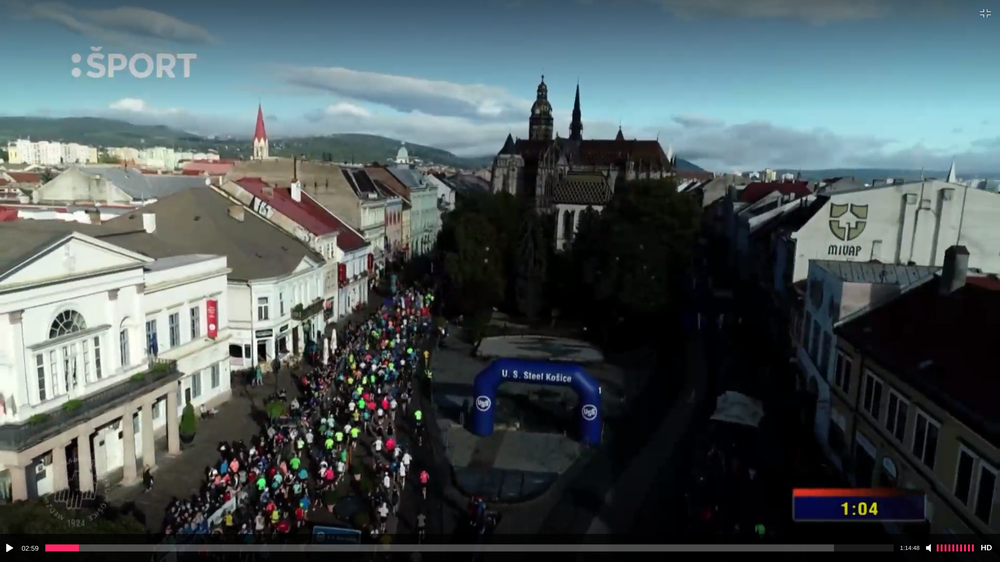
#> input picture du1/mmm.png, 1000 x 562 px, shrunk from 2560 x 1440 before the run
$ python ano_du1.py
#> lines starting #> are read from the running program, lines starting #| are printed output that depends on the picture
#> further down, img is the input picture: shape (562, 1000, 3); mean B, G, R 90.2, 88.3, 77.2
import matplotlib.pyplot as plt
import cv2 as cv2
import numpy as np

def show(image, dpi, title):
    plt.figure(dpi=dpi)
    plt.title(title)
    plt.imshow(image, cmap='gray')
    plt.show()
    plt.close()

def sedotonovy():
    img_cierny = cv2.cvtColor(img, cv2.COLOR_RGB2GRAY)
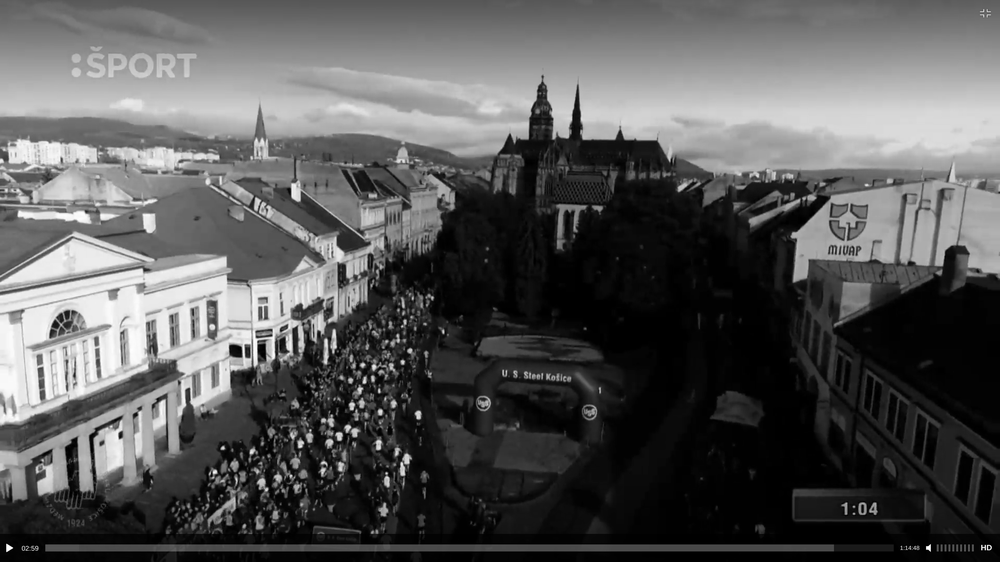
#> img_cierny: shape (562, 1000); min 0, max 255, mean 87.6
    cv2.imwrite("mmm_cierny.png", img_cierny)
    show(img_cierny, 200, "povodny obrazok na sedotonovy")
    # cierny obrazok basic
def histogram():
    img_cierny = cv2.cvtColor(img, cv2.COLOR_RGB2GRAY)
    hist = cv2.calcHist([img_cierny], [0], None, [256], [0, 256])
#> hist = 256 values, max 20998 at index 1, min 4 at index 254, mean 2195.3
    plt.plot(hist)
    plt.xlabel('Pixel Intensity')
    plt.ylabel('Frequency')
    plt.title("histogram")
    plt.savefig("histogram.png", bbox_inches='tight')
#> figure, not shown here; curve peaks at x = 1, y = 20998

    # spravim histogram zo sedotonoveho obrazka, ulozim si plt

    histogram_image = cv2.imread("histogram.png")
    histogram_image = cv2.cvtColor(histogram_image, cv2.COLOR_BGR2GRAY)
#> histogram_image: shape (455, 589)

    # nacitam si to ako obrazok, plt malo shape (256,1)

    x_offset = img_cierny.shape[1] - histogram_image.shape[1]
#> x_offset = 411
    y_offset = img_cierny.shape[0] - histogram_image.shape[0]
#> y_offset = 107

    # mam offsety aby som dal obrazok do praveho dolneho rohu

    print(histogram_image.shape)
#| (455, 589)
    print(x_offset, y_offset)
#| 411 107

    img_cierny[y_offset:y_offset + histogram_image.shape[0],
    x_offset:x_offset + histogram_image.shape[1]] = histogram_image
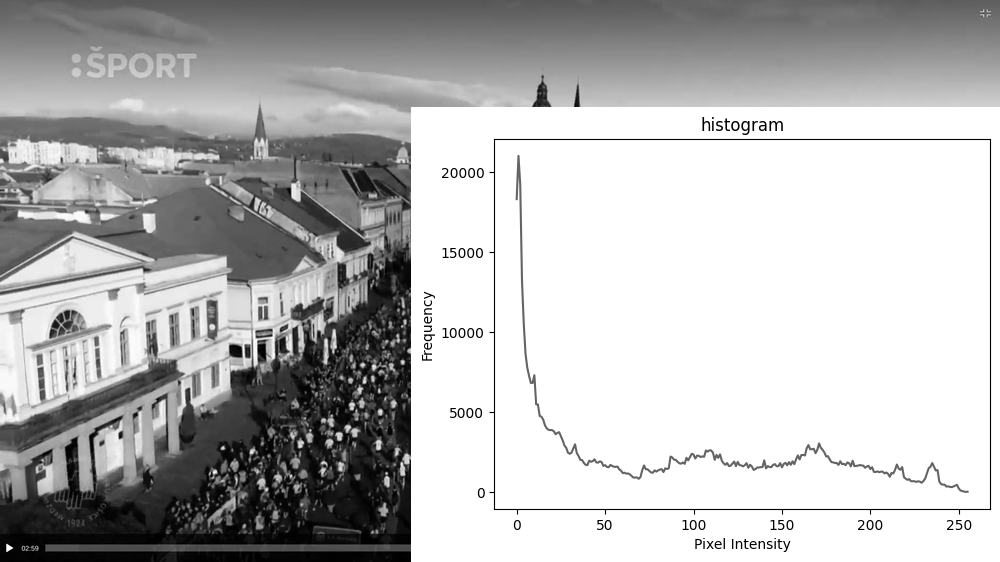
#> img_cierny: shape (562, 1000); min 0, max 255, mean 184.2

    show(img_cierny, 200, "sedotonovy obrazok a histogramom")
    plt.close()
    # obrazok s histogramom, ciernobiele

def vyhladzovanie():
    img = cv2.imread('mmm.png', 0)
#> img: shape (562, 1000); min 0, max 255, mean 84.7

    # vyhladzovanie podla stranky

    hist, bins = np.histogram(img.flatten(), 256, [0, 256])
#> hist = 256 values, max 34031 at index 0, min 7 at index 254, mean 2195.3; bins = 257 values from 0 to 256
    cdf = hist.cumsum()
#> cdf = 256 values from 34031 to 562000
    cdf_normalized = cdf * hist.max() / cdf.max()
#> cdf_normalized = 256 values from 2060.7 to 34031

    plt.plot(cdf_normalized, color='b')
    plt.hist(img.flatten(), 256, [0, 256], color='r')
    plt.xlim([0, 256])
    plt.title("before eq")
    plt.xlabel('Pixel Intensity')
    plt.ylabel('Frequency')
    plt.legend(('cdf', 'histogram'), loc='upper left')
    plt.savefig("histogram_before_ge.png", bbox_inches='tight')
#> figure, not shown here; tallest bar 34031 high, from x = 0 to 1; curve peaks at x = 255, y = 34031
    plt.show()

    # vyhladzovanie
    cdf_m = np.ma.masked_equal(cdf, 0)
    cdf_m = (cdf_m - cdf_m.min()) * 255 / (cdf_m.max() - cdf_m.min())
    cdf = np.ma.filled(cdf_m, 0).astype('uint8')
#> cdf = 256 values from 0 to 255
    img2 = cdf[img] # vyhladeny obrazok
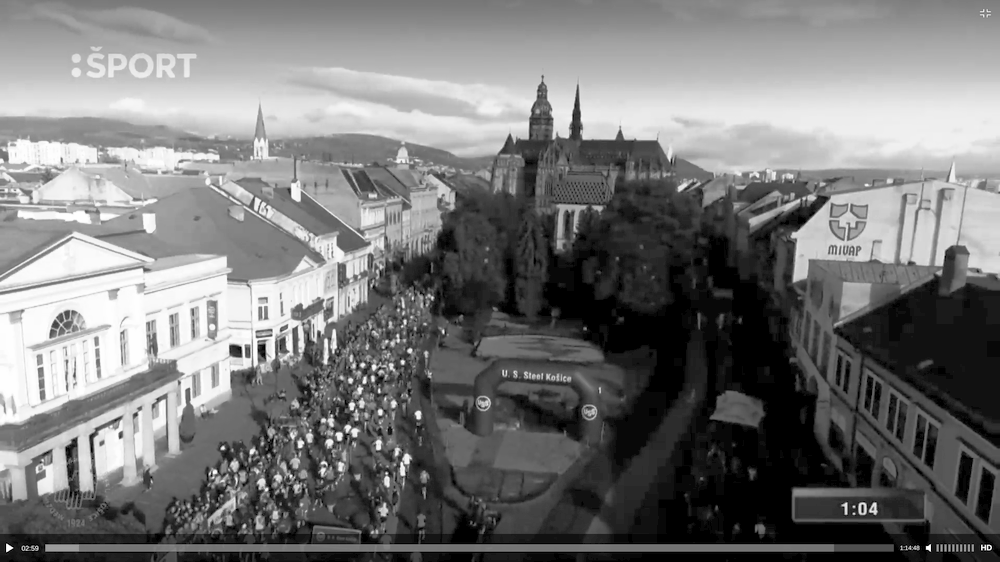
#> img2: shape (562, 1000); min 0, max 255, mean 120.2
    hist2, bins2 = np.histogram(img2.flatten(), 256, [0, 256])
#> hist2 = 256 values, max 34031 at index 0, min 0 at index 1, mean 2195.3; bins2 = 257 values from 0 to 256
    cdf2 = hist2.cumsum()
#> cdf2 = 256 values from 34031 to 562000
    cdf2_normalized = cdf2 * hist2.max() / cdf2.max()
#> cdf2_normalized = 256 values from 2060.7 to 34031

    plt.plot(cdf2_normalized, color='b')  # Plot CDF in blue
    plt.hist(img2.flatten(), 256, [0, 256], color='r')
    plt.xlim([0, 256])
    plt.title("after eq")
    plt.xlabel('Pixel Intensity')
    plt.ylabel('Frequency')
    plt.legend(('cdf', 'histogram'), loc='upper left')
    plt.savefig("histogram_after_ge.png", bbox_inches='tight')
#> figure, not shown here; tallest bar 34031 high, from x = 0 to 1; curve peaks at x = 255, y = 34031
    plt.show()

    # ukazany vyhladeny obrazok
    cv2.imwrite("mmm_vyhladeny.png", img2)
    show(img2, 200, "")


def equlization_in_OPENCV():
    # tu len som skusal equalizaciu priamo z opencv
    img = cv2.imread('mmm.png', 0)
    equ = cv2.equalizeHist(img)
    res = np.hstack((img, equ))  # stacking images side-by-side
    cv2.imwrite('mmm_eqOPENCV.png', res)
    show(res, 300, "")


def clahe_eq():
    # skuska clahe priamo na obrazok
    img = cv2.imread('mmm.png', 0)

    # create a CLAHE object (Arguments are optional).
    clahe = cv2.createCLAHE(clipLimit=2.0, tileGridSize=(8, 8))
    cl1 = clahe.apply(img)

    cv2.imwrite('mmm_clahe.jpg', cl1)
    show(cl1, 100, "")


def clahe_vyhladzovanie():
    # clahe vyhladzovanie na histogram
    img = cv2.imread('mmm.png', 0)

    clahe = cv2.createCLAHE(clipLimit=3.0, tileGridSize=(8, 8))
    clahef = clahe.apply(img)
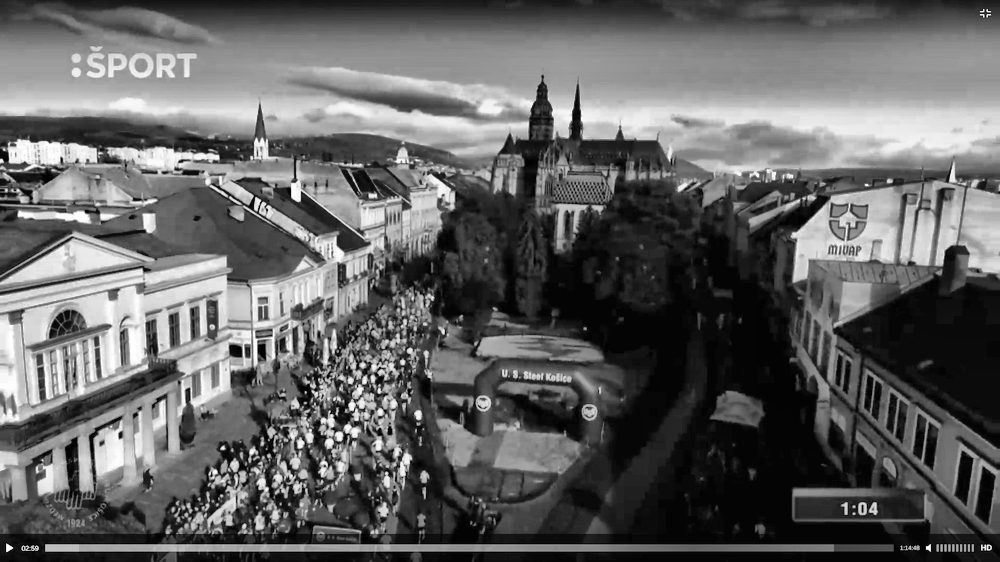
#> clahef: shape (562, 1000); min 0, max 255, mean 98.7

    hist, bins = np.histogram(clahef.flatten(),
                              bins=256,
                              range=[0, 256])
#> hist = 256 values, max 28259 at index 4, min 52 at index 0, mean 2195.3; bins = 257 values from 0 to 256
    cdf = hist.cumsum()
#> cdf = 256 values from 52 to 562000
    cdf_normalized = cdf / cdf.max()
#> cdf_normalized = 256 values from 9.25e-05 to 1

    fig, ax = plt.subplots(figsize=(5, 5))

    ax.hist(clahef.flatten(), bins=256, range=[0, 256], color='r', )
    ax.set_xlabel('Pixel Intensity')
    ax.set_xlim(0, 255)

    ax2 = ax.twinx()
    ax2.plot(cdf_normalized, color='b')
    ax2.set_ylabel('CDF')
    ax2.set_ylim(0, 1)

    # ulozim obrazok vyhladzovania
    plt.savefig("clahe.png", bbox_inches='tight')
#> figure, not shown here; panel 1: tallest bar 28259 high, from x = 4 to 5; panel 2: curve peaks at x = 255, y = 1
    plt.title("clahe vyhladzovanie")
    plt.show()
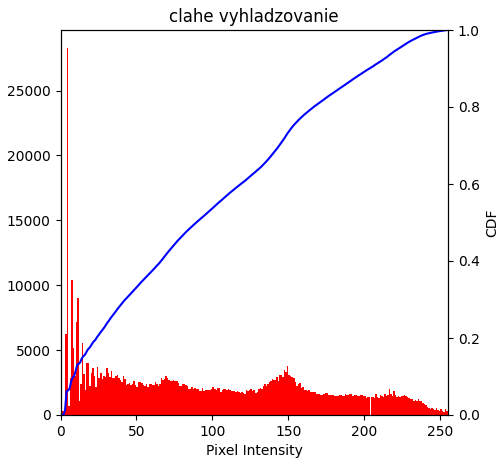
#> figure drawn by matplotlib, 2 panels; panel 1: tallest bar 28259 high, from x = 4 to 5; panel 2: curve peaks at x = 255, y = 1


def RGB():
    img = cv2.imread('mmm.png')  # bez nuly

    img_RGB = cv2.cvtColor(img, cv2.COLOR_BGR2RGB)

    # vypocitam histogram pre kazdu cast farby
    B_histo = cv2.calcHist([img_RGB], [0], None, [256], [0, 256])
#> B_histo = 256 values, max 42632 at index 0, min 45 at index 254, mean 2195.3
    G_histo = cv2.calcHist([img_RGB], [1], None, [256], [0, 256])
#> G_histo = 256 values, max 27148 at index 0, min 160 at index 255, mean 2195.3
    R_histo = cv2.calcHist([img_RGB], [2], None, [256], [0, 256])
#> R_histo = 256 values, max 17386 at index 3, min 2 at index 254, mean 2195.3

    # histogramy rgb
    plt.subplot(2, 2, 1)
    plt.plot(B_histo, 'b')
    plt.subplot(2, 2, 2)
    plt.plot(G_histo, 'g')
    plt.subplot(2, 2, 3)
    plt.plot(R_histo, 'r')
    plt.title("RGB obrazok")
    plt.show()
#> figure, not shown here; panel 1: curve peaks at x = 0, y = 42632; panel 2: curve peaks at x = 0, y = 27148; panel 3: curve peaks at x = 3, y = 17386

    # vezmem si cely obrazok, kazdu farbu
    B = img_RGB[:, :, 0]  # blue layer
    G = img_RGB[:, :, 1]  # green layer
    R = img_RGB[:, :, 2]  # red layer

    # equlizujem pomocou opencv

    b_equi = cv2.equalizeHist(B)
    g_equi = cv2.equalizeHist(G)
    r_equi = cv2.equalizeHist(R)

    # mam equalizovane obrazky v kazdej farbe, spojim ich cez cv2 merge

    equi_im = cv2.merge([b_equi, g_equi, r_equi])
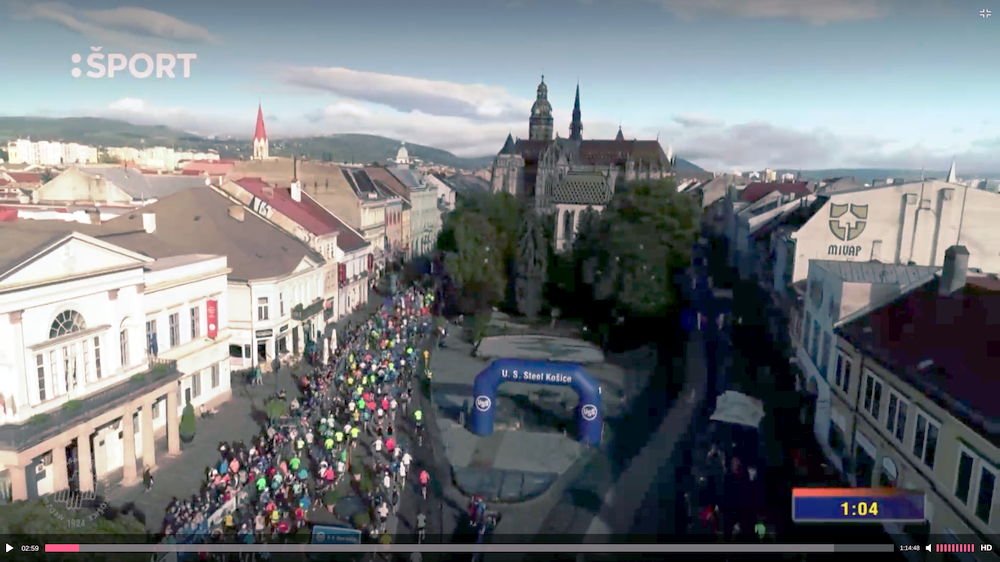
#> equi_im: shape (562, 1000, 3); mean R, G, B 118.7, 122.3, 125.7

    # [13 lines of commented-out code are left out]
    B_histo = cv2.calcHist([b_equi], [0], None, [256], [0, 256])
#> B_histo = 256 values, max 42632 at index 0, min 0 at index 1, mean 2195.3
    G_histo = cv2.calcHist([g_equi], [0], None, [256], [0, 256])
#> G_histo = 256 values, max 27148 at index 0, min 0 at index 1, mean 2195.3
    R_histo = cv2.calcHist([r_equi], [0], None, [256], [0, 256])
#> R_histo = 256 values, max 17386 at index 22, min 0 at index 1, mean 2195.3

    # equi rgb zlozky histogramy
    plt.subplot(2, 2, 1)
    plt.plot(G_histo, 'g')
    plt.subplot(2, 2, 2)
    plt.plot(R_histo, 'r')
    plt.subplot(2, 2, 3)
    plt.plot(B_histo, 'b')
    plt.title("RGB eq obrazok")
    plt.show()
#> figure, not shown here; panel 1: curve peaks at x = 0, y = 27148; panel 2: curve peaks at x = 22, y = 17386; panel 3: curve peaks at x = 0, y = 42632

    plt.figure(figsize=(10, 12), )

    # porovnanie original vs equi

    plt.subplot(3, 2, 1)
    plt.title("Green Original")
    plt.plot(G_histo, 'g')

    plt.subplot(3, 2, 2)
    plt.title("Green Equilized")
    plt.plot(G_histo, 'g')

    plt.subplot(3, 2, 3)
    plt.title("Red Original")
    plt.plot(R_histo, 'r')

    plt.subplot(3, 2, 4)
    plt.title("Red Equilized")
    plt.plot(R_histo, 'r')

    plt.subplot(3, 2, 5)
    plt.title("Blue Original")
    plt.plot(B_histo, 'b')

    plt.subplot(3, 2, 6)
    plt.title("Blue Equilized")
    plt.plot(B_histo, 'b')

    plt.show()
#> figure, not shown here; panel 1: curve peaks at x = 0, y = 27148; panel 2: curve peaks at x = 0, y = 27148; panel 3: curve peaks at x = 22, y = 17386; panel 4: curve peaks at x = 22, y = 17386

    res = np.hstack((img_RGB, equi_im))
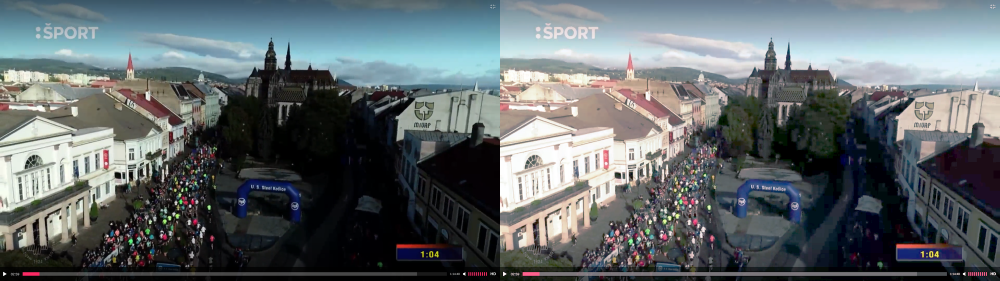
#> res: shape (562, 2000, 3) (shown at 1/2 size); mean R, G, B 97.9, 105.3, 107.9
    res_final = cv2.cvtColor(res, cv2.COLOR_RGB2BGR) # convert naspat na BGR, cv2 potom zobrazi normalne
    cv2.imwrite('RGB_image.png', res_final)
    # porovnanie obrazkov na konci

    plt.figure(dpi=200)
    plt.imshow(res)
    plt.title("Porovnanie rgb obrazka OG vs Eq")
    plt.show()
    plt.close()


if __name__ == '__main__':
    global img_cierny
    global img
    img = cv2.imread("mmm.png")
    #### metody na skusku
    # equlization_in_OPENCV()
    # clahe_eq()
    #### metody na skusku

    ### real metody ###

    sedotonovy()
    histogram()

    # vypise aj histogram samotny a aj obrazok s histogramom,
    # myslim si ze je to tym riadkom pretoze tam
    # vkladam histogram priamo do toho obrazka

    vyhladzovanie()

    clahe_vyhladzovanie()

    RGB()
